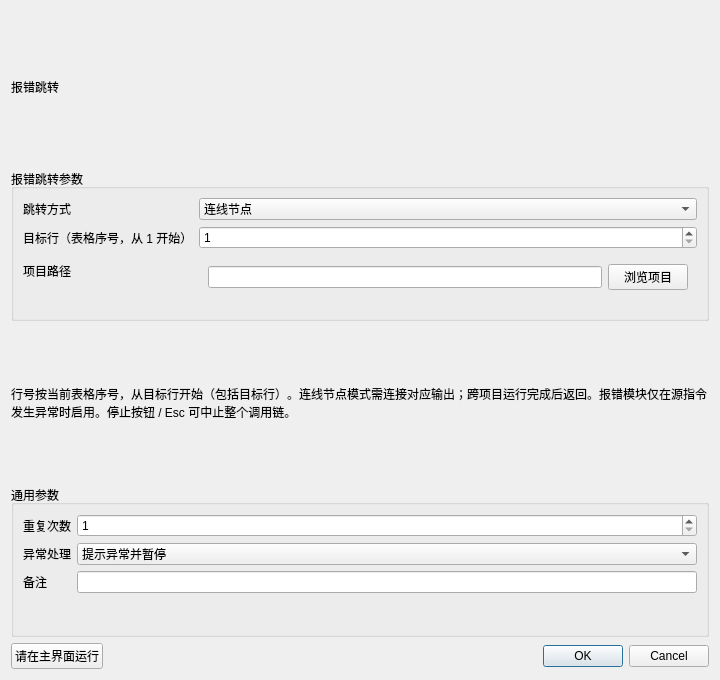
<?xml version="1.0" encoding="UTF-8"?>
<ui version="4.0"><class>InstructionEditor</class><widget class="QDialog" name="InstructionEditor">
<property name="geometry"><rect><x>0</x><y>0</y><width>720</width><height>680</height></rect></property>
<property name="windowTitle"><string>报错跳转</string></property>
<layout class="QVBoxLayout" name="rootLayout">
<item><widget class="QLabel" name="titleLabel"><property name="text"><string>报错跳转</string></property></widget></item>
<item><widget class="QGroupBox" name="parameterGroupBox"><property name="title"><string>报错跳转参数</string></property><layout class="QFormLayout" name="parameterFormLayout"><item row="0" column="0"><widget class="QLabel" name="parameterLabel_0"><property name="text"><string>跳转方式</string></property></widget></item><item row="0" column="1"><widget class="QComboBox" name="parameter_0"><item><property name="text"><string>连线节点</string></property></item><item><property name="text"><string>当前项目行</string></property></item><item><property name="text"><string>其他项目行</string></property></item><item><property name="text"><string>继续执行</string></property></item></widget></item>
<item row="1" column="0"><widget class="QLabel" name="parameterLabel_1"><property name="text"><string>目标行（表格序号，从 1 开始）</string></property></widget></item><item row="1" column="1"><widget class="QSpinBox" name="parameter_1"><property name="minimum"><number>1</number></property><property name="maximum"><number>1000000</number></property></widget></item>
<item row="2" column="0"><widget class="QLabel" name="parameterLabel_2"><property name="text"><string>项目路径</string></property></widget></item><item row="2" column="1"><widget class="QWidget" name="parameterContainer_2" native="true"><layout class="QHBoxLayout" name="parameterLayout_2"><item><widget class="QLineEdit" name="parameter_2"></widget></item><item><widget class="QPushButton" name="auxiliary_2"><property name="text"><string>浏览项目</string></property></widget></item></layout></widget></item></layout></widget></item>
<item><widget class="QLabel" name="helpLabel"><property name="text"><string>行号按当前表格序号，从目标行开始（包括目标行）。连线节点模式需连接对应输出；跨项目运行完成后返回。报错模块仅在源指令发生异常时启用。停止按钮 / Esc 可中止整个调用链。</string></property><property name="wordWrap"><bool>true</bool></property></widget></item>
<item><widget class="QGroupBox" name="commonGroupBox"><property name="title"><string>通用参数</string></property><layout class="QFormLayout" name="commonFormLayout">
<item row="0" column="0"><widget class="QLabel" name="repeatLabel"><property name="text"><string>重复次数</string></property></widget></item>
<item row="0" column="1"><widget class="QSpinBox" name="repeatSpinBox"><property name="minimum"><number>1</number></property><property name="maximum"><number>999999</number></property></widget></item>
<item row="1" column="0"><widget class="QLabel" name="errorPolicyLabel"><property name="text"><string>异常处理</string></property></widget></item>
<item row="1" column="1"><widget class="QComboBox" name="errorPolicyComboBox"><item><property name="text"><string>提示异常并暂停</string></property></item><item><property name="text"><string>提示异常并停止</string></property></item><item><property name="text"><string>自动跳过</string></property></item></widget></item>
<item row="2" column="0"><widget class="QLabel" name="noteLabel"><property name="text"><string>备注</string></property></widget></item>
<item row="2" column="1"><widget class="QLineEdit" name="noteEdit"/></item>
</layout></widget></item>
<item><layout class="QHBoxLayout" name="footerLayout"><item><widget class="QPushButton" name="testButton"><property name="text"><string>请在主界面运行</string></property></widget></item><item><widget class="QDialogButtonBox" name="buttonBox"><property name="standardButtons"><set>QDialogButtonBox::Cancel|QDialogButtonBox::Ok</set></property></widget></item></layout></item>
</layout></widget><resources/><connections/></ui>
